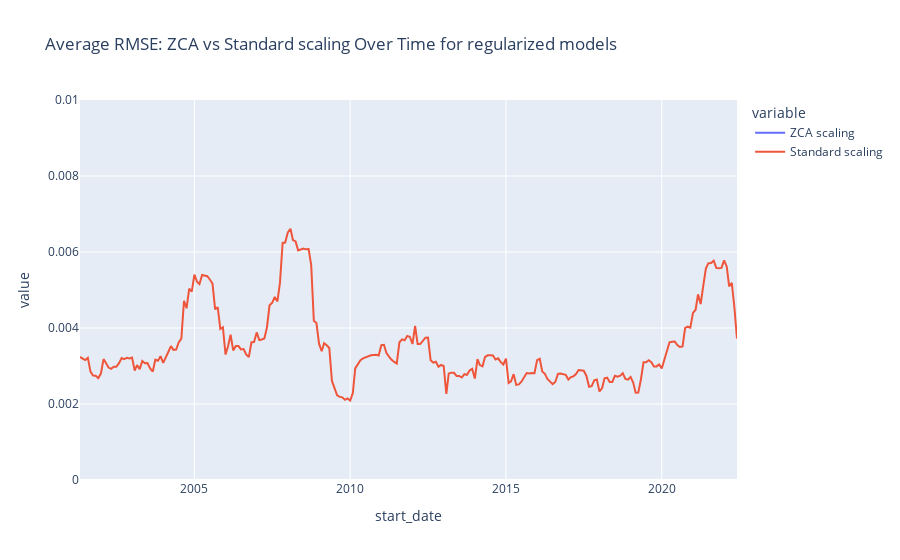

Notebook code for this chart:
### Code cell
# Drop 'linear' columns
rmse_non_linear = rmse_all[[col for col in rmse_all.columns if 'linear' not in col]]

# Average columns containing 'zca' and 'Standard'
zca_cols = [col for col in rmse_non_linear.columns if 'zca' in col]
standard_cols = [col for col in rmse_non_linear.columns if 'Standard' in col]

rmse_avg = pd.DataFrame({
    'start_date': rmse_all['start_date'],
    'ZCA scaling': rmse_non_linear[zca_cols].mean(axis=1),
    'Standard scaling': rmse_non_linear[standard_cols].mean(axis=1)
})

fig = px.line(rmse_avg, x="start_date", y=['ZCA scaling', 'Standard scaling'], title="Average RMSE: ZCA vs Standard scaling Over Time for regularized models")
fig.update_yaxes(range=[0, 0.01])
fig.show()

### Figure 1 — Plotly figure (JSON) as saved in the notebook; plotly's stock layout.template omitted (floating-point values rounded to 4 significant figures; data arrays with more than 128 entries replaced by an {"elided": "..."} marker saying what was removed)
{"data": [{"hovertemplate": "variable=ZCA scaling<br>start_date=%{x}<br>value=%{y}<extra></extra>", "legendgroup": "ZCA scaling", "line": {"color": "#636efa", "dash": "solid"}, "marker": {"symbol": "circle"}, "mode": "lines", "name": "ZCA scaling", "orientation": "v", "showlegend": true, "type": "scatter", "x": {"elided": "254 str values"}, "xaxis": "x", "y": {"elided": "254 null values"}, "yaxis": "y"}, {"hovertemplate": "variable=Standard scaling<br>start_date=%{x}<br>value=%{y}<extra></extra>", "legendgroup": "Standard scaling", "line": {"color": "#EF553B", "dash": "solid"}, "marker": {"symbol": "circle"}, "mode": "lines", "name": "Standard scaling", "orientation": "v", "showlegend": true, "type": "scatter", "x": {"elided": "254 str values"}, "xaxis": "x", "y": {"elided": "254 float values"}, "yaxis": "y"}], "layout": {"legend": {"title": {"text": "variable"}, "tracegroupgap": 0}, "title": {"text": "Average RMSE: ZCA vs Standard scaling Over Time for regularized models"}, "xaxis": {"anchor": "y", "domain": [0, 1], "title": {"text": "start_date"}}, "yaxis": {"anchor": "x", "domain": [0, 1], "range": [0, 0.01], "title": {"text": "value"}}}}
